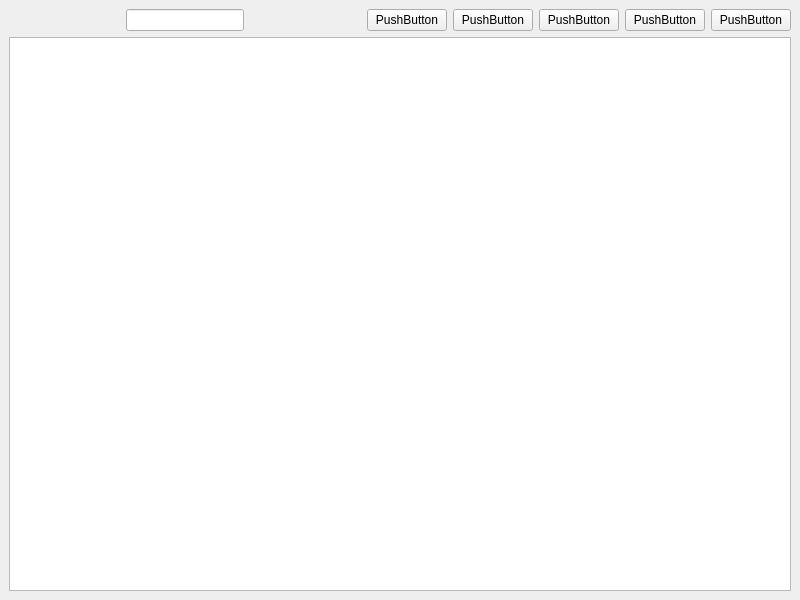
<?xml version="1.0" encoding="UTF-8"?>
<ui version="4.0">
 <class>MainWindow</class>
 <widget class="QMainWindow" name="MainWindow">
  <property name="geometry">
   <rect>
    <x>0</x>
    <y>0</y>
    <width>800</width>
    <height>600</height>
   </rect>
  </property>
  <property name="windowTitle">
   <string>MainWindow</string>
  </property>
  <widget class="QWidget" name="centralwidget">
   <layout class="QVBoxLayout" name="verticalLayout">
    <item>
     <layout class="QHBoxLayout" name="horizontalLayout">
      <item>
       <spacer name="horizontalSpacer">
        <property name="orientation">
         <enum>Qt::Orientation::Horizontal</enum>
        </property>
        <property name="sizeHint" stdset="0">
         <size>
          <width>40</width>
          <height>20</height>
         </size>
        </property>
       </spacer>
      </item>
      <item>
       <widget class="QLineEdit" name="searchBox"/>
      </item>
      <item>
       <spacer name="horizontalSpacer_2">
        <property name="orientation">
         <enum>Qt::Orientation::Horizontal</enum>
        </property>
        <property name="sizeHint" stdset="0">
         <size>
          <width>40</width>
          <height>20</height>
         </size>
        </property>
       </spacer>
      </item>
      <item>
       <widget class="QPushButton" name="addBtn">
        <property name="text">
         <string>PushButton</string>
        </property>
       </widget>
      </item>
      <item>
       <widget class="QPushButton" name="editBtn">
        <property name="text">
         <string>PushButton</string>
        </property>
       </widget>
      </item>
      <item>
       <widget class="QPushButton" name="deleteBtn">
        <property name="text">
         <string>PushButton</string>
        </property>
       </widget>
      </item>
<item>
        <widget class="QPushButton" name="notificationBtn">
         <property name="text">
          <string>PushButton</string>
         </property>
        </widget>
       </item>
       <item>
        <widget class="QPushButton" name="logoutBtn">
         <property name="text">
          <string>PushButton</string>
         </property>
        </widget>
       </item>
      </layout>
    </item>
    <item>
     <widget class="QTableWidget" name="mainTable"/>
    </item>
   </layout>
  </widget>
 </widget>
 <resources/>
 <connections/>
</ui>
